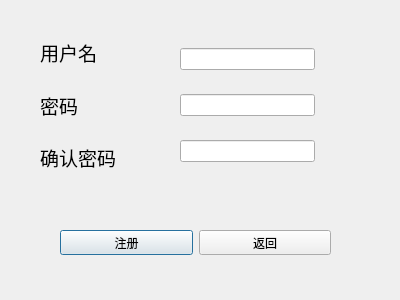
<?xml version="1.0" encoding="UTF-8"?>
<ui version="4.0">
 <class>RegisterDialog</class>
 <widget class="QDialog" name="RegisterDialog">
  <property name="geometry">
   <rect>
    <x>0</x>
    <y>0</y>
    <width>400</width>
    <height>300</height>
   </rect>
  </property>
  <property name="windowTitle">
   <string>Dialog</string>
  </property>
  <widget class="QWidget" name="">
   <property name="geometry">
    <rect>
     <x>60</x>
     <y>230</y>
     <width>271</width>
     <height>25</height>
    </rect>
   </property>
   <layout class="QHBoxLayout" name="horizontalLayout">
    <item>
     <widget class="QPushButton" name="registerButton">
      <property name="text">
       <string>注册</string>
      </property>
     </widget>
    </item>
    <item>
     <widget class="QPushButton" name="backButton">
      <property name="text">
       <string>返回</string>
      </property>
     </widget>
    </item>
   </layout>
  </widget>
  <widget class="QWidget" name="">
   <property name="geometry">
    <rect>
     <x>40</x>
     <y>30</y>
     <width>78</width>
     <height>151</height>
    </rect>
   </property>
   <layout class="QVBoxLayout" name="verticalLayout">
    <item>
     <widget class="QLabel" name="label">
      <property name="text">
       <string>&lt;html&gt;&lt;head/&gt;&lt;body&gt;&lt;p&gt;&lt;span style=&quot; font-size:14pt;&quot;&gt;用户名&lt;/span&gt;&lt;/p&gt;&lt;/body&gt;&lt;/html&gt;</string>
      </property>
     </widget>
    </item>
    <item>
     <widget class="QLabel" name="label_2">
      <property name="text">
       <string>&lt;html&gt;&lt;head/&gt;&lt;body&gt;&lt;p&gt;&lt;span style=&quot; font-size:14pt;&quot;&gt;密码&lt;/span&gt;&lt;/p&gt;&lt;/body&gt;&lt;/html&gt;</string>
      </property>
     </widget>
    </item>
    <item>
     <widget class="QLabel" name="label_3">
      <property name="text">
       <string>&lt;html&gt;&lt;head/&gt;&lt;body&gt;&lt;p&gt;&lt;span style=&quot; font-size:14pt;&quot;&gt;确认密码&lt;/span&gt;&lt;/p&gt;&lt;/body&gt;&lt;/html&gt;</string>
      </property>
     </widget>
    </item>
   </layout>
  </widget>
  <widget class="QWidget" name="">
   <property name="geometry">
    <rect>
     <x>180</x>
     <y>30</y>
     <width>135</width>
     <height>151</height>
    </rect>
   </property>
   <layout class="QVBoxLayout" name="verticalLayout_2">
    <item>
     <widget class="QLineEdit" name="usernameLineEdit"/>
    </item>
    <item>
     <widget class="QLineEdit" name="passwordLineEdit">
      <property name="echoMode">
       <enum>QLineEdit::EchoMode::Password</enum>
      </property>
     </widget>
    </item>
    <item>
     <widget class="QLineEdit" name="confirmPasswordLineEdit_2">
      <property name="echoMode">
       <enum>QLineEdit::EchoMode::Password</enum>
      </property>
     </widget>
    </item>
   </layout>
  </widget>
 </widget>
 <resources/>
 <connections/>
</ui>
